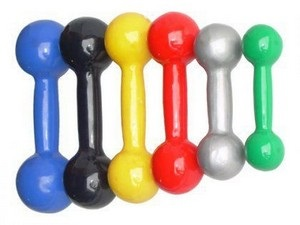
#> input picture report-2/halteres.jpg, 300 x 225 px
$ python ex1.py
#> lines starting #> are read from the running program, lines starting #| are printed output that depends on the picture
import cv2
import numpy as np
import matplotlib.pyplot as plt
from sklearn.cluster import KMeans

def get_elbow(src, k_range):
    img = cv2.imread(src)
    img = cv2.cvtColor(img, cv2.COLOR_BGR2RGB)

    pixels = img.reshape(-1, 3)

    sse = []
    for k in k_range:
        kmeans = KMeans(n_clusters=k, n_init=10)
        kmeans.fit(pixels)
        sse.append(kmeans.inertia_)

    plt.plot(k_range, sse, marker='o')
    plt.xlabel('Numero de clusters (k)')
    plt.ylabel('Soma dos erros ao quadrado (SSE)')
    plt.title('Método Elbow')
    plt.show()

    return sse

def get_colors(src, k):
#> called with src = 'halteres.jpg', k = 7
    img = cv2.imread(src)
#> img is the input picture: shape (225, 300, 3); mean B, G, R 179.8, 188.2, 195.6
    img = cv2.cvtColor(img, cv2.COLOR_BGR2RGB)

    pixels = img.reshape(-1, 3)

    kmeans = KMeans(n_clusters=k, n_init=10)
    kmeans.fit(pixels)

    colors = kmeans.cluster_centers_

    return colors.astype(int), pixels

def plot_colors(colors):
    plt.figure(figsize=(8, 6))
    plt.pie(np.ones(len(colors)), colors=colors / 255, startangle=90)
    plt.axis('equal')
    plt.show()

def plot_pixels(pixels):
    fig = plt.figure(figsize=(8, 6))
    axis = fig.add_subplot(111, projection='3d')

    axis.scatter(pixels[:, 0], pixels[:, 1], pixels[:, 2], c='blue', marker='.', s=100)

    axis.set_xlabel('Red')
    axis.set_ylabel('Green')
    axis.set_zlabel('Blue')

    plt.show()

img = "halteres.jpg"

colors, pixels = get_colors(img, 7)
#> colors = [[231, 204, 62], [252, 252, 250], [55, 189, 122], [54, 53, 59], [231, 52, 45], [71, 107, 186], [174, 172, 173]]
num_colors = len(np.unique(pixels, axis=0))
#> num_colors = 25389

print("\nCentroides (RGB):\n", colors)
#| Centroides (RGB):
#|  [[231 204  62]
#|  [252 252 250]
#|  [ 55 189 122]
#|  [ 54  53  59]
#|  [231  52  45]
#|  [ 71 107 186]
#|  [174 172 173]]
plot_colors(colors)
#> in plot_colors, `plt.show()`:
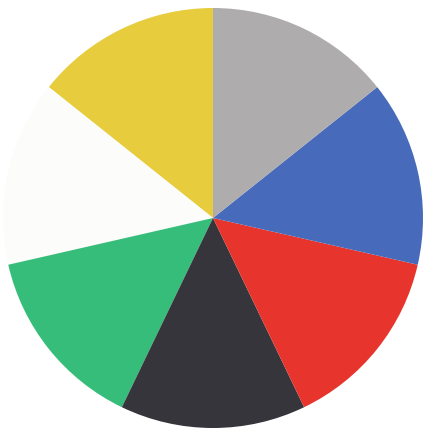
#> figure drawn by matplotlib, 1 panel

k_range = range(3, 11)
sse = get_elbow(img, k_range)
#> after the loop in get_elbow, `for k in k_range:`: sse = [286031420.6, 198985525.8, 135377235.7, 98727034.2, 75132534.3, 62415605.3, 53968769.3, 48691333]
#> in get_elbow, `plt.show()`:
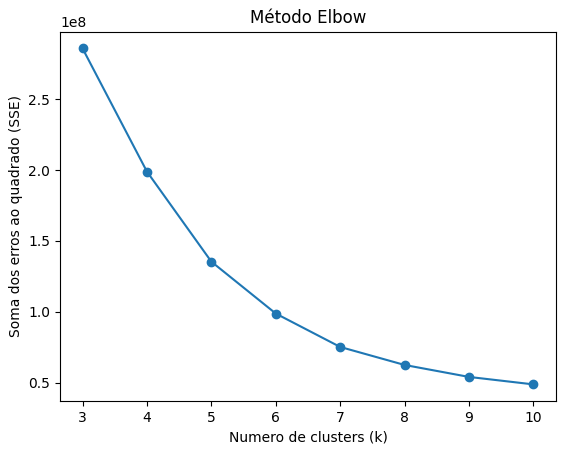
#> figure drawn by matplotlib, 1 panel

elbow_index = np.argmin(np.diff(sse, 2)) + 1
#> elbow_index = 6
elbow = k_range[elbow_index]
#> elbow = 9
print("\n\nPonto de inflexão (k):", elbow)
#| Ponto de inflexão (k): 9

colors_k_minus_1 = get_colors(img, elbow - 1)[0]
#> colors_k_minus_1 = [[252, 252, 251], [49, 49, 56], [190, 188, 183], [233, 51, 44], [232, 204, 60], [66, 106, 194], [54, 191, 123], [134, 128, 125]]
colors_k = get_colors(img, elbow)[0]
#> colors_k = [[252, 252, 251], [65, 106, 193], [243, 192, 144], [49, 48, 55], [233, 50, 42], [170, 186, 188], [230, 203, 53], [53, 191, 122], [128, 122, 119]]
colors_k_plus_1 = get_colors(img, elbow + 1)[0]
#> colors_k_plus_1 = [[252, 252, 251], [83, 89, 93], [233, 50, 43], [230, 202, 53], [42, 40, 48], [146, 142, 141], [65, 107, 196], [244, 195, 146], [175, 193, 196], [53, 194, 124]]
colors_k_plus_2 = get_colors(img, elbow + 2)[0]
#> colors_k_plus_2 = [[65, 107, 196], [252, 252, 251], [232, 205, 53], [82, 90, 95], [235, 42, 35], [176, 194, 198], [53, 194, 124], [42, 41, 48], [144, 147, 147], [244, 206, 150], [216, 104, 84]]

print("\nCentroides k-1:\n", colors_k_minus_1)
#| Centroides k-1:
#|  [[252 252 251]
#|  [ 49  49  56]
#|  [190 188 183]
#|  [233  51  44]
#|  [232 204  60]
#|  [ 66 106 194]
#|  [ 54 191 123]
#|  [134 128 125]]
print("\nCentroides k:\n", colors_k)
#| Centroides k:
#|  [[252 252 251]
#|  [ 65 106 193]
#|  [243 192 144]
#|  [ 49  48  55]
#|  [233  50  42]
#|  [170 186 188]
#|  [230 203  53]
#|  [ 53 191 122]
#|  [128 122 119]]
print("\nCentroides k+1:\n", colors_k_plus_1)
#| Centroides k+1:
#|  [[252 252 251]
#|  [ 83  89  93]
#|  [233  50  43]
#|  [230 202  53]
#|  [ 42  40  48]
#|  [146 142 141]
#|  [ 65 107 196]
#|  [244 195 146]
#|  [175 193 196]
#|  [ 53 194 124]]
print("\nCentroides k+2:\n", colors_k_plus_2, "\n\n")
#| Centroides k+2:
#|  [[ 65 107 196]
#|  [252 252 251]
#|  [232 205  53]
#|  [ 82  90  95]
#|  [235  42  35]
#|  [176 194 198]
#|  [ 53 194 124]
#|  [ 42  41  48]
#|  [144 147 147]
#|  [244 206 150]
#|  [216 104  84]]
plot_colors(colors_k_minus_1)
#> in plot_colors (call 2), `plt.show()`:
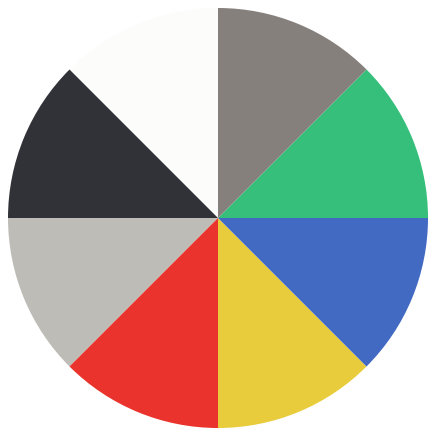
#> figure drawn by matplotlib, 1 panel
plot_colors(colors_k)
#> in plot_colors (call 3), `plt.show()`:
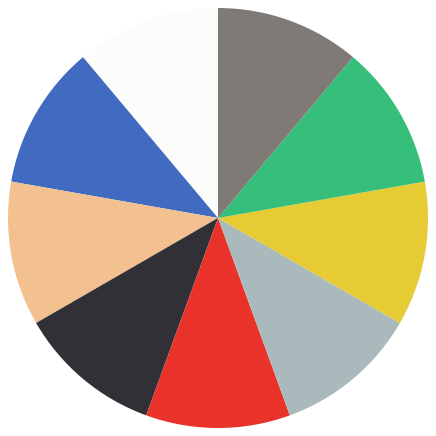
#> figure drawn by matplotlib, 1 panel
plot_colors(colors_k_plus_1)
#> in plot_colors (call 4), `plt.show()`:
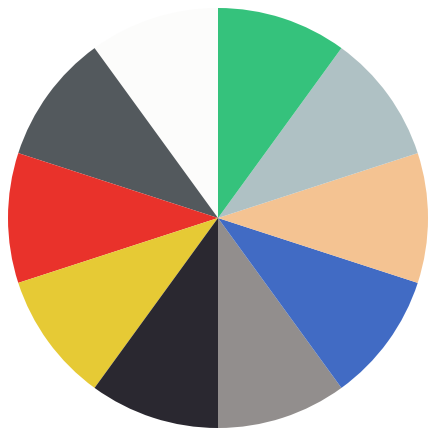
#> figure drawn by matplotlib, 1 panel
plot_colors(colors_k_plus_2)
#> in plot_colors (call 5), `plt.show()`:
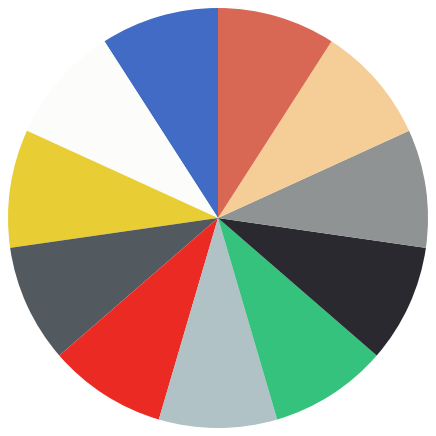
#> figure drawn by matplotlib, 1 panel

print("Número de cores (RGB):", num_colors, "\n\n")
#| Número de cores (RGB): 25389
plot_pixels(pixels)
#> in plot_pixels, `plt.show()`:
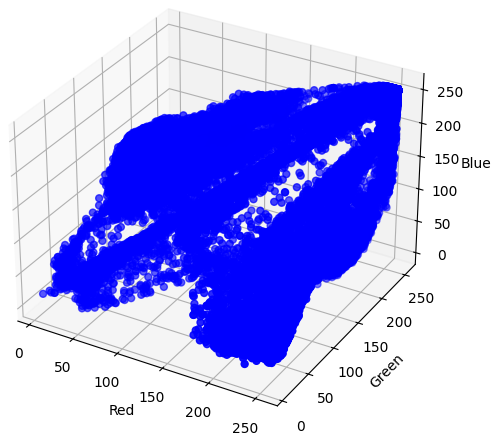
#> figure drawn by matplotlib, 1 panel
